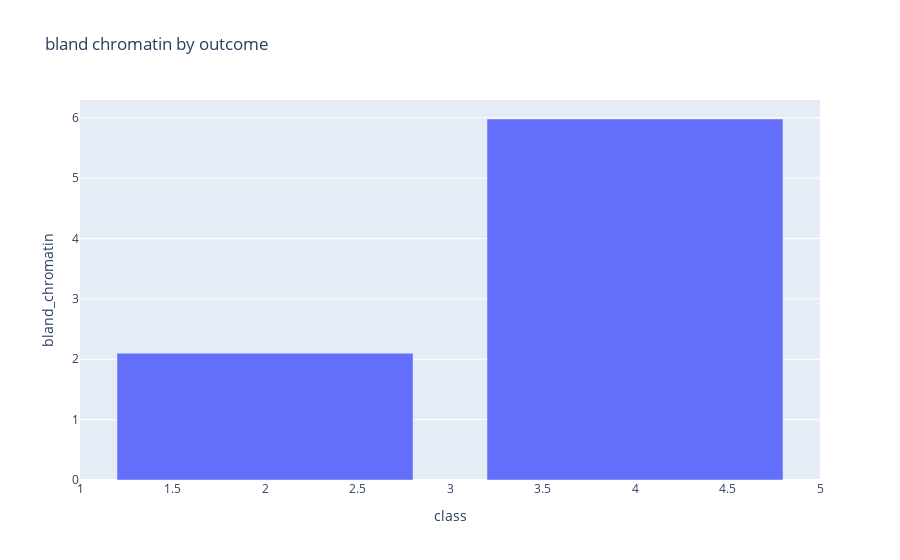

This figure's notebook cell:
### Code cell
ucshape_by_outcome = df.groupby("class")["bland_chromatin"].mean().reset_index()
px.bar(ucshape_by_outcome, x="class", y="bland_chromatin", title="bland chromatin by outcome")

### Figure 1 — Plotly figure (JSON) as saved in the notebook; plotly's stock layout.template omitted (floating-point values rounded to 4 significant figures)
{"data": [{"alignmentgroup": "True", "hovertemplate": "class=%{x}<br>bland_chromatin=%{y}<extra></extra>", "legendgroup": "", "marker": {"color": "#636efa"}, "name": "", "offsetgroup": "", "orientation": "v", "showlegend": false, "textposition": "auto", "type": "bar", "x": [2, 4], "xaxis": "x", "y": [2.1, 5.979], "yaxis": "y"}], "layout": {"barmode": "relative", "legend": {"tracegroupgap": 0}, "title": {"text": "bland chromatin by outcome"}, "xaxis": {"anchor": "y", "domain": [0, 1], "title": {"text": "class"}}, "yaxis": {"anchor": "x", "domain": [0, 1], "title": {"text": "bland_chromatin"}}}}
